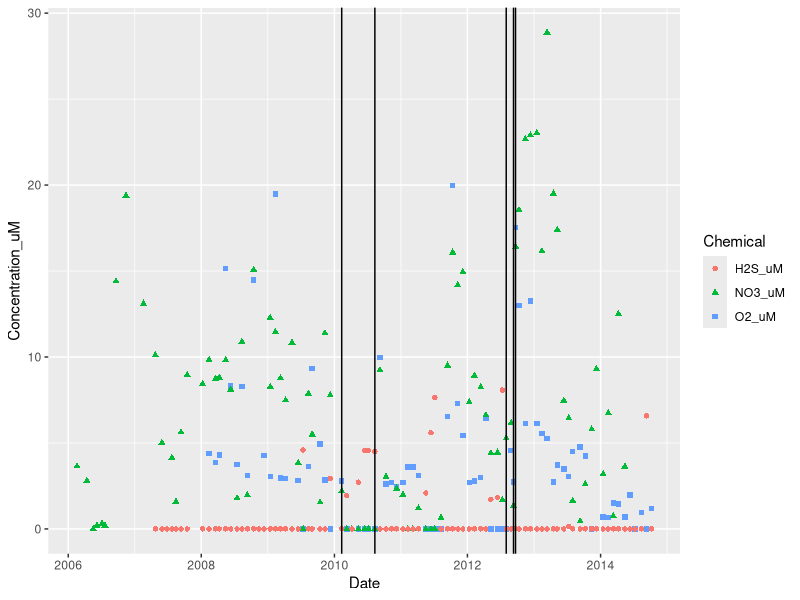
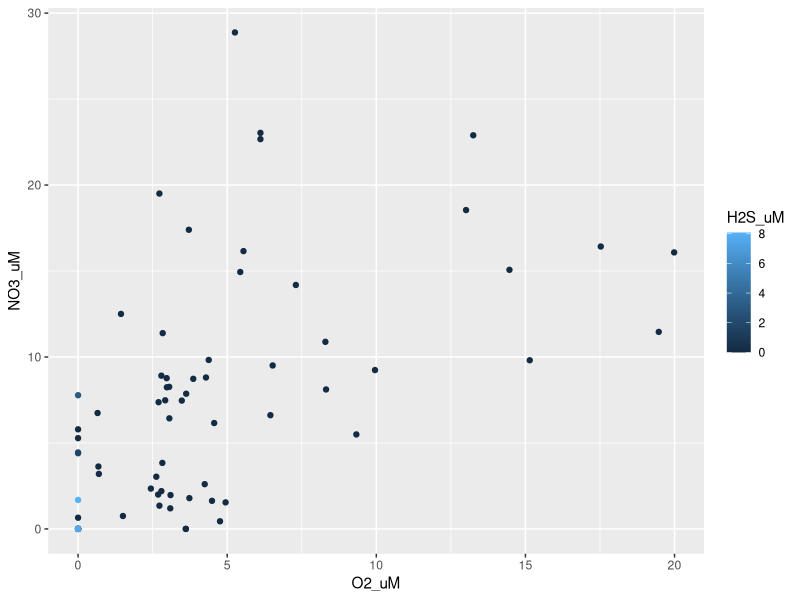

Source code (R) for these figures, in order:
#Load packages
library(tidyverse)
library(ggplot2)

#Load data
raw_dat <- read_csv('data/Saanich_Data.csv', col_names=TRUE)

#Keep data for at 150m
proj_dat <- raw_dat %>% 
  mutate(Depth_m = Depth * 1000) %>%
  filter(Depth_m == 150) %>%
  rename(O2_uM=WS_O2, NO3_uM=WS_NO3, H2S_uM=WS_H2S, PO4_uM=WS_PO4) %>%
  dplyr::select(Date, Cruise, SI, O2_uM, PO4_uM, NO3_uM, H2S_uM, Mean_NH4, Mean_NO2, Mean_N2, Mean_O2, Mean_co2, Mean_N2O, Mean_CH4, Temperature, Salinity, Density)

chemicals_of_interest <- proj_dat %>%
  dplyr::select(Date, O2_uM, NO3_uM, H2S_uM)

cruise_dates_mags <- proj_dat %>%
  filter(Cruise %in% c(42, 48, 72, 74, 75))

#Graph [molecules] vs date
chemicals_of_interest %>% 
  gather(key="Chemical", value="Concentration_uM", -Date, na.rm=TRUE) %>%
  ggplot() + 
  geom_point(aes(x=Date, y=Concentration_uM, color=Chemical, shape=Chemical)) +
  geom_vline(xintercept=cruise_dates_mags$Date[1:5])

chemicals_of_interest %>%
  arrange(H2S_uM) %>%  
  filter(!is.na(H2S_uM)) %>%
  ggplot() + 
  geom_point(aes(x=O2_uM, y=NO3_uM, color=H2S_uM))
